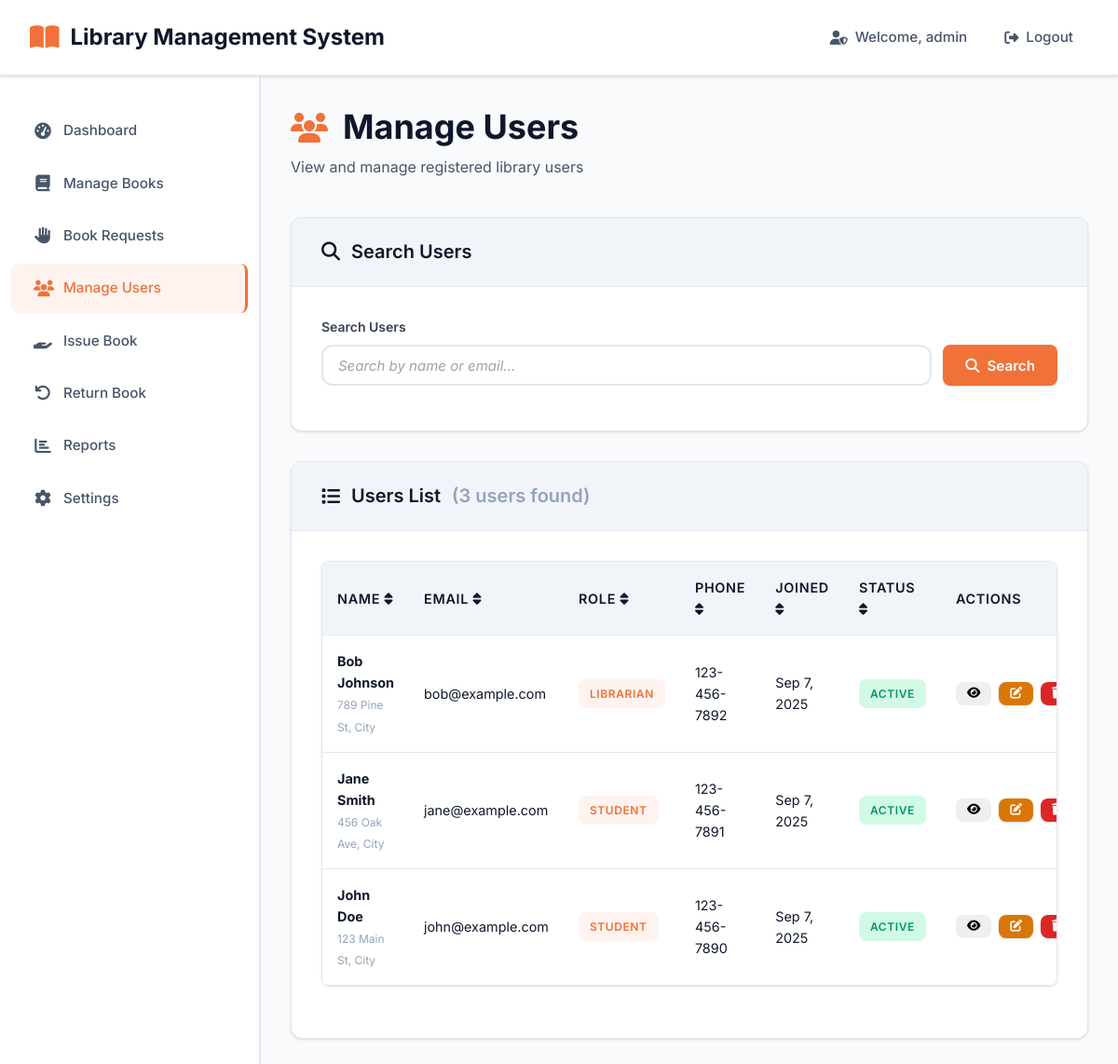
Page /admin/users.php (signed in) on the committed database.
### tables this page shows
CREATE TABLE users (
    user_id INT PRIMARY KEY AUTO_INCREMENT,
    name VARCHAR(100) NOT NULL,
    email VARCHAR(100) UNIQUE NOT NULL,
    password VARCHAR(255) NOT NULL,
    role VARCHAR(50) NOT NULL DEFAULT 'student',
    phone VARCHAR(20),
    address TEXT,
    registration_date DATE DEFAULT (CURRENT_DATE),
    status VARCHAR(20) DEFAULT 'active',
    created_at TIMESTAMP DEFAULT CURRENT_TIMESTAMP,
    updated_at TIMESTAMP DEFAULT CURRENT_TIMESTAMP ON UPDATE CURRENT_TIMESTAMP
);

### includes/functions.php (called while the page is built, shortened)
<?php
function getUsers($search = '', $role = '') {
    try {
        $db = getDB();
        $sql = "SELECT user_id, name, email, role, phone, address, registration_date, status
                FROM users WHERE 1=1";
        $params = [];
        $sql .= " ORDER BY name ASC";
        $stmt = $db->prepare($sql);
        $execute_result = $stmt->execute();
        $results = $stmt->fetchAll();
        return $results;
    } catch (Exception $e) {
        file_put_contents('/tmp/search_debug.txt', "Exception: " . $e->getMessage() . "\n", FILE_APPEND);
        error_log("Get users error: " . $e->getMessage());
        return [];
    }
}
function formatDate($date) {
    return date('M j, Y', strtotime($date));
}
?>

### admin/users.php (the view, shortened to what this page needs)
<?php
require_once '../includes/functions.php';
$search = trim($_GET['search'] ?? '');
$users = getUsers($search, '');
?>
<!DOCTYPE html>
<html lang="en">
<head>
    <link rel="stylesheet" href="../assets/css/fixed-modern.css">
    <link rel="stylesheet" href="https://cdnjs.cloudflare.com/ajax/libs/font-awesome/6.4.0/css/all.min.css">
</head>
<body class="admin-layout">
    <nav class="admin-navbar">
        <div class="navbar-content">
            <a href="dashboard.php" class="navbar-brand">
                <i class="fas fa-book-open"></i>
                <?php echo SITE_NAME; ?>
            </a>
            <ul class="navbar-nav">
                <li><span class="nav-text"><i class="fas fa-user-shield"></i> Welcome, <?php echo htmlspecialchars($_SESSION['user_name']); ?></span></li>
                <li><a href="../includes/logout.php" class="nav-link"><i class="fas fa-sign-out-alt"></i> Logout</a></li>
            </ul>
        </div>
    </nav>
    <div class="admin-container">
        <aside class="admin-sidebar">
            <ul class="sidebar-nav">
                <li class="nav-item">
                    <a href="dashboard.php" class="nav-link">
                        <i class="fas fa-tachometer-alt"></i> Dashboard
                    </a>
                </li>
                <li class="nav-item">
                    <a href="books.php" class="nav-link">
                        <i class="fas fa-book"></i> Manage Books
                    </a>
                </li>
                <li class="nav-item">
                    <a href="book-requests.php" class="nav-link">
                        <i class="fas fa-hand-paper"></i> Book Requests
                    </a>
                </li>
                <li class="nav-item">
                    <a href="users.php" class="nav-link active">
                        <i class="fas fa-users"></i> Manage Users
                    </a>
                </li>
                <li class="nav-item">
                    <a href="issue-book.php" class="nav-link">
                        <i class="fas fa-hand-holding"></i> Issue Book
                    </a>
                </li>
                <li class="nav-item">
                    <a href="return-book.php" class="nav-link">
                        <i class="fas fa-undo"></i> Return Book
                    </a>
                </li>
                <li class="nav-item">
                    <a href="reports.php" class="nav-link">
                        <i class="fas fa-chart-bar"></i> Reports
                    </a>
                </li>
                <li class="nav-item">
                    <a href="settings.php" class="nav-link">
                        <i class="fas fa-cog"></i> Settings
                    </a>
                </li>
            </ul>
        </aside>
        <main class="admin-main">
            <div class="admin-page-header">
                <h1 class="admin-page-title">
                    <i class="fas fa-users"></i> Manage Users
                </h1>
                <p class="admin-page-subtitle">View and manage registered library users</p>
            </div>
            <div class="content-card">
                <div class="content-card-header">
                    <h3 class="content-card-title">
                        <i class="fas fa-search"></i> Search Users
                    </h3>
                </div>
                <div class="content-card-body">
                    <form method="GET" class="simple-search-form">
                        <div class="search-field-group">
                            <label for="search" class="form-label">Search Users</label>
                            <div class="search-input-container">
                                <input
                                    type="text"
                                    id="search"
                                    name="search"
                                    class="form-control search-field"
                                    placeholder="Search by name or email..."
                                    value="<?php echo htmlspecialchars($search); ?>"
                                >
                                <button type="submit" class="btn btn-primary search-btn">
                                    <i class="fas fa-search"></i> Search
                                </button>
                            </div>
                        </div>
                    </form>
                </div>
            </div>
            <div class="content-card">
                <div class="content-card-header">
                    <h3 class="content-card-title">
                        <i class="fas fa-list"></i> Users List
                        <span class="text-muted">(<?php echo count($users); ?> users found)</span>
                    </h3>
                </div>
                <div class="content-card-body">
                    <?php if (empty($users)): ?>
                        <div class="empty-state">
                            <i class="fas fa-users"></i>
                            <h4>No users found</h4>
                            <p>No users match your search criteria.</p>
                        </div>
                    <?php else: ?>
                        <div class="table-responsive">
                            <table class="table" id="usersTable">
                                <thead>
                                    <tr>
                                        <th data-sort="name">Name <i class="fas fa-sort"></i></th>
                                        <th data-sort="email">Email <i class="fas fa-sort"></i></th>
                                        <th data-sort="role">Role <i class="fas fa-sort"></i></th>
                                        <th data-sort="phone">Phone <i class="fas fa-sort"></i></th>
                                        <th data-sort="registration_date">Joined <i class="fas fa-sort"></i></th>
                                        <th data-sort="status">Status <i class="fas fa-sort"></i></th>
                                        <th>Actions</th>
                                    </tr>
                                </thead>
                                <tbody>
                                    <?php foreach ($users as $user): ?>
                                        <tr>
                                            <td>
                                                <strong><?php echo htmlspecialchars($user['name']); ?></strong>
                                                <?php if (!empty($user['address'])): ?>
                                                    <br><small class="text-muted"><?php echo htmlspecialchars(substr($user['address'], 0, 30)) . (strlen($user['address']) > 30 ? '...' : ''); ?></small>
                                                <?php endif; ?>
                                            </td>
                                            <td><?php echo htmlspecialchars($user['email']); ?></td>
                                            <td>
                                                <span class="badge <?php echo $user['role'] === 'admin' ? 'badge-danger' : 'badge-primary'; ?>">
                                                    <?php echo ucfirst($user['role']); ?>
                                                </span>
                                            </td>
                                            <td><?php echo htmlspecialchars($user['phone'] ?? 'N/A'); ?></td>
                                            <td><?php echo formatDate($user['registration_date']); ?></td>
                                            <td>
                                                <span class="badge <?php echo $user['status'] === 'active' ? 'badge-success' : 'badge-secondary'; ?>">
                                                    <?php echo ucfirst($user['status']); ?>
                                                </span>
                                            </td>
                                            <td>
                                                <div class="btn-group" role="group">
                                                    <button class="btn btn-sm btn-info" onclick="viewUser(<?php echo $user['user_id']; ?>)" title="View Details">
                                                        <i class="fas fa-eye"></i>
                                                    </button>
                                                    <button class="btn btn-sm btn-warning" onclick="editUser(<?php echo $user['user_id']; ?>)" title="Edit">
                                                        <i class="fas fa-edit"></i>
                                                    </button>
                                                    <button class="btn btn-sm btn-danger" onclick="deleteUser(<?php echo $user['user_id']; ?>)" title="Delete">
                                                        <i class="fas fa-trash"></i>
                                                    </button>
                                                </div>
                                            </td>
                                        </tr>
                                    <?php endforeach; ?>
                                </tbody>
                            </table>
                        </div>
                    <?php endif; ?>
                </div>
            </div>
        </main>
    </div>
</body>
</html>

### rows in the picture
users: name "Bob Johnson", address "789 Pine St, City", email "bob@example.com", role "LIBRARIAN", phone "123-456-7892", registration_date "Sep 7, 2025", status "ACTIVE"
users: name "Jane Smith", address "456 Oak Ave, City", email "jane@example.com", role "STUDENT", phone "123-456-7891", registration_date "Sep 7, 2025", status "ACTIVE"
users: name "John Doe", address "123 Main St, City", email "john@example.com", role "STUDENT", phone "123-456-7890", registration_date "Sep 7, 2025", status "ACTIVE"

### other values in the picture
SITE_NAME "Library Management System"
$_SESSION['user_name'] "admin"
count($users) "3"
